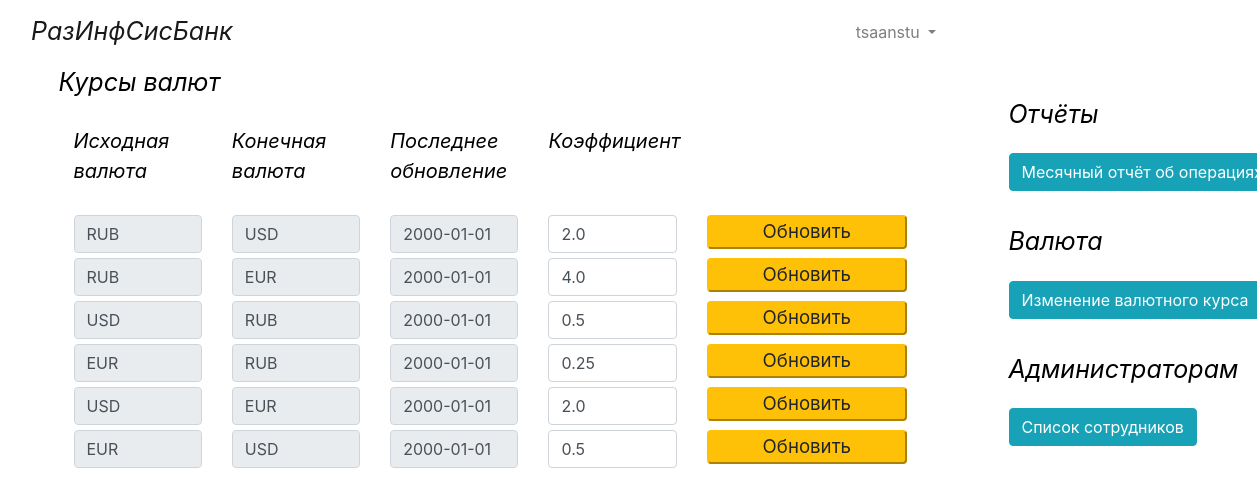
/change_of_rate/ (signed in), run on an earlier commit of the app's database.
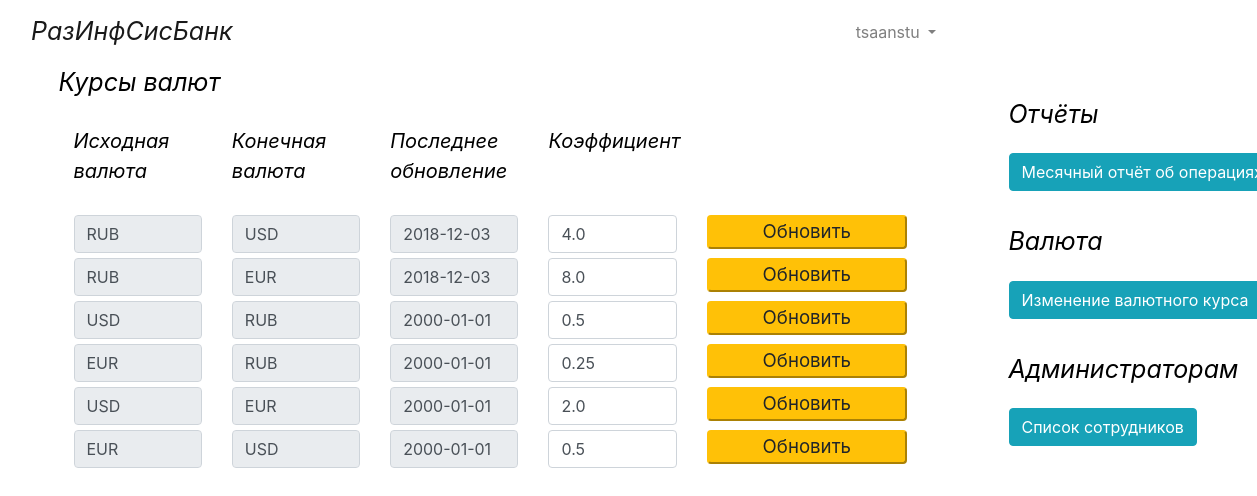
And on a later commit of the database.
### bs/models.py (models this page shows)
class User(AbstractUser):
    upload = models.ImageField(upload_to='uploads/%Y/%m/%d/')

class Rate(models.Model):
    source_currency = models.CharField(max_length=3)
    final_currency = models.CharField(max_length=3)
    cost = models.FloatField()
    update = models.DateField()

### bs/views.py (the view)
# urls.py: url(r'change_of_rate/', views.change_of_rate, name='change_of_rate'),
@csrf_exempt
def change_of_rate(request):
    if check_admin_permisions(request.user.username) < 0:
        return render(request, 'bs/permission_denied.html', {})
    if request.method == "POST":
        id = request.POST.get('id')
        cost = request.POST.get('cost')
        update_rate(id, cost)
    rates = Rate.objects.all()
    for i in rates:
        i.update = str(i.update)
    return render(request, 'bs/change_of_rate.html', {"rates": rates})

### bs/views.py (called while the page is built)
def check_admin_permisions(username):
    conn = sqlite3.connect("db.sqlite3")
    cursor = conn.cursor()
    cursor.execute("SELECT id FROM bs_user WHERE username = ?", (username,))
    id = cursor.fetchall()[0][0]
    cursor.execute("SELECT group_id FROM bs_user_groups WHERE user_id = ?", (id,))
    if cursor.fetchall()[0][0] == 2:
        return 1
    return -1

### bs/templates/bs/change_of_rate.html (shortened to what this page needs)
{% include "bs/base.html" %}
{% load static %}
{% block content %}
{% include "bs/nav_panel.html" %}
{% if user.is_authenticated %}
<main role="main" class="container">
    <div class="row">
        <div class="col-lg-10">
            <div class="row">
                <span class="headline">Курсы валют</span>
            </div>
            <div class="row" style="margin-top: 5px;">
                <div class="col-lg-2">
                    <span class="rate_headline">Исходная валюта</span>
                </div>
                <div class="col-lg-2">
                    <span class="rate_headline">Конечная валюта</span>
                </div>
                <div class="col-lg-2">
                    <span class="rate_headline">Последнее обновление</span>
                </div>
                <div class="col-lg-2">
                    <span class="rate_headline">Коэффициент</span>
                </div>
            </div>
            <br>
            <form method="POST">
                {% for rate in rates %}
                <div class="row" style="margin-top: 5px;">
                    <div class="col-lg-2">
                        <input class="form-control" name="InputSourceCurrency" disabled value={{rate.source_currency}}>
                    </div>
                    <div class="col-lg-2">
                        <input class="form-control" name="InputFinalCurrency" disabled value={{rate.final_currency}}>
                    </div>
                    <div class="col-lg-2">
                        <input class="form-control" name="InputUpdate" disabled value={{rate.update}}>
                    </div>
                    <div class="col-lg-2">
                        <input class="form-control" name="InputCost" value={{rate.cost}}>
                    </div>
                    <div class="col-lg-2">
                        <input type="submit" class="rate_btn" id={{rate.id}} value="Обновить" name="Delete">
                    </div>
                </div>
                {% endfor %}
            </form>
            <br>
        </div>
        {% include "bs/right_menu.html" %}
    </div>
</main>
{% endif %}
{% endblock %}

### bs/templates/bs/base.html (shortened to what this page needs)
{% load static %}
<!DOCTYPE html>
<html lang="en">
<head>
    <link rel="stylesheet" href="{% static "css/bootstrap.min.css" %}">
    <link rel="stylesheet" href="{% static "css/index.css" %}">
</head>
<body>
</body>
</html>

### bs/templates/bs/nav_panel.html (shortened to what this page needs)
<nav class="navbar navbar-expand-lg navbar-light bg-white">
    <div class="col-lg-8">
        <div class="d-flex flex-grow-1">
            <a class="navbar-brand" href="{% url 'index' %}"><span class="headline"> РазИнфСисБанк</span></a>
        </div>
    </div>
    <div class="col-lg-4">
        <div class="form-inline collapse navbar-collapse" id="navbarCollapse">
            <ui class="navbar-nav mr-auto" style="position: static left;">
                {% if user.is_authenticated %}
                <li class="nav-item dropdown">
                    <a class="nav-link dropdown-toggle" href="#" id="navbarDropdownMenuLink" data-toggle="dropdown"
                       aria-haspopup="true" aria-expanded="false">
                        <span class="text_style">{{ user.get_username }}</span>
                    </a>
                </li>
                {% else %}
                <li><a class="nav-link" href="{% url 'login'%}?next={{request.path}}"><span
                        class="text_style">Log In</span></a>
                </li>
                {% endif %}
            </ui>
        </div>
    </div>
</nav>

### bs/templates/bs/right_menu.html
{% load static %}
{% block content %}
{% if user.is_authenticated %}
<div class="col-lg-2">
    <div class="row right_menu">
        <span class="headline">Отчёты</span>
    </div>
    <div class="row">
        <a class="btn btn-info" href="{% url 'monthly_report' %}" role="button">Месячный отчёт об операциях</a>
    </div>
    <div class="row right_menu">
        <span class="headline">Валюта</span>
    </div>
    <div class="row">
        <a class="btn btn-info" href="{% url 'change_of_rate' %}" role="button">Изменение валютного курса</a>
    </div>
    <div class="row right_menu">
        <span class="headline">Администраторам</span>
    </div>
    <div class="row">
        <a class="btn btn-info" href="{% url 'worker_list' %}" role="button">Список сотрудников</a>
    </div>
</div>
{% endif %}
{% endblock %}

### static/css/index.css (style rules this page uses)
body { background-color: #ffffff; color: #000000; }
.rate_btn { border-radius: 0.25rem; color: #212529; background-color: #ffc107; border-color: #ffc107; width:200px; font-size:14pt; }
.right_menu { margin-top: 20%; }
.rate_headline { font-size: 20px; font-style: italic; margin-bottom: 20px; }
.headline { font-size: 25px; font-style: italic; margin-bottom: 20px; }

What changed in the data, as far as the page shows it:
changed Rate (number 1 of 6 on the later page): InputUpdate "2000-01-01" → "2018-12-03"; InputCost "2.0" → "4.0"
changed Rate (number 2 of 6 on the later page): InputUpdate "2000-01-01" → "2018-12-03"; InputCost "4.0" → "8.0"
